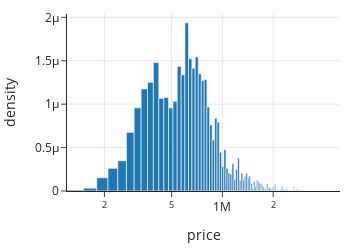

Notebook code cell kept with this figure:
### Code cell
fig.update_traces(xbins_size=30_000)
fig.update_yaxes(title="density")
fig.show()

### Figure 1 — Plotly figure (JSON) as saved in the notebook; plotly's stock layout.template omitted (floating-point values rounded to 4 significant figures; data arrays with more than 128 entries replaced by an {"elided": "..."} marker saying what was removed)
{"data": [{"alignmentgroup": "True", "bingroup": "x", "histnorm": "probability density", "hovertemplate": "price=%{x}<br>probability density=%{y}<extra></extra>", "legendgroup": "", "marker": {"color": "#1F77B4", "pattern": {"shape": ""}}, "name": "", "offsetgroup": "", "orientation": "v", "showlegend": false, "type": "histogram", "x": {"elided": "3065 int values"}, "xaxis": "x", "xbins": {"size": 30000}, "yaxis": "y"}], "layout": {"barmode": "relative", "height": 250, "legend": {"tracegroupgap": 0}, "width": 350, "xaxis": {"anchor": "y", "autorange": true, "domain": [0, 1], "range": [5.079, 6.697], "title": {"text": "price"}, "type": "log"}, "yaxis": {"anchor": "x", "autorange": true, "domain": [0, 1], "range": [0, 2.038e-06], "title": {"text": "density"}}}}
